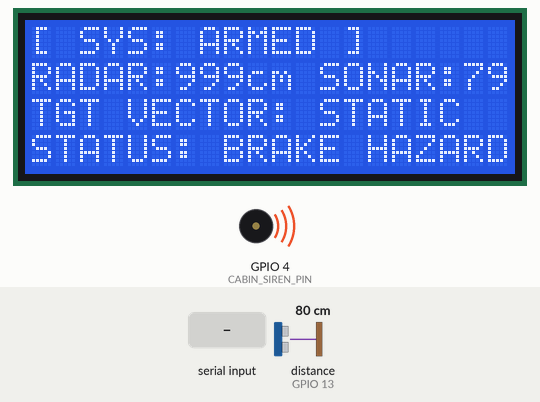
A sketch run on a simulated ESP32. Parts: 20×4 character LCD, buzzer (waves = sounding, pin HIGH). Wiring (inferred from the names in the program): ultrasonic range finder: trigger GPIO 12; echo GPIO 13. The test bench sets the inputs (shaded band); at power-on: distance to the obstacle (sensor on GPIO 13) 80 cm. The echo pulse lasts 58.3 µs per cm; pins used as bus, display or sensor lines are not drawn; what the sketch prints to the serial monitor is not drawn.

Above: at 2.8 s.
2.9 s: distance to the obstacle (sensor on GPIO 13) set to 299 cm
At 4.3 s:
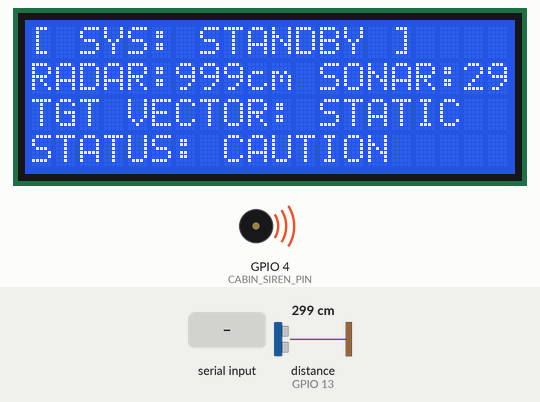
5.9 s: distance to the obstacle (sensor on GPIO 13) set to 2 cm
At 6.7 s:
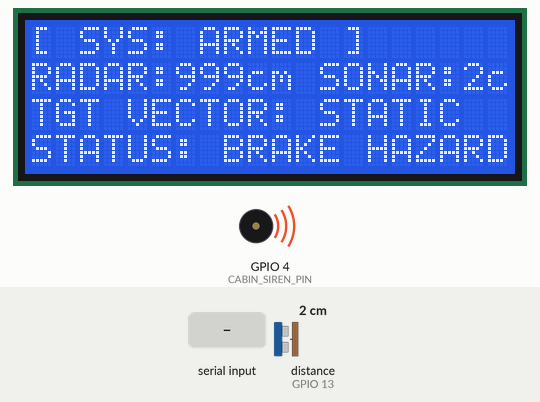
7.5 s: "1" received over the second serial link
At 8.8 s:
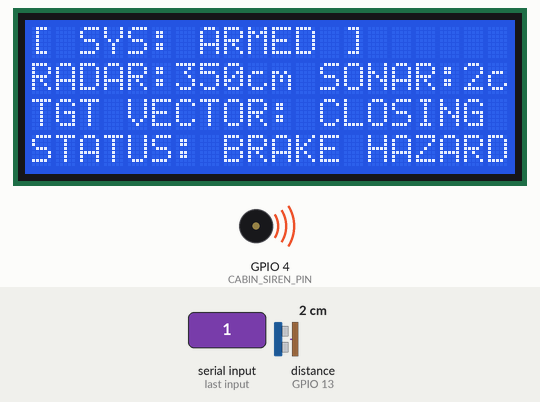
9.1 s: distance to the obstacle (sensor on GPIO 13) set to 60 cm
At 10.5 s:
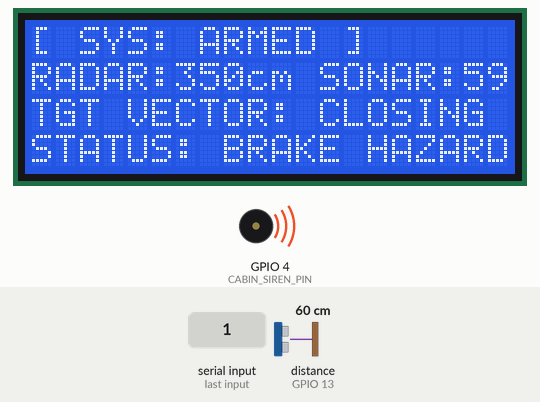
12.1 s: distance to the obstacle (sensor on GPIO 13) set to 250 cm
At 12.8 s:
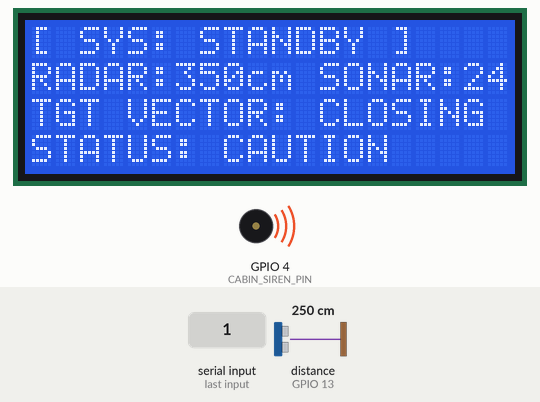
15.1 s: distance to the obstacle (sensor on GPIO 13) set to 18 cm
At 15.5 s:
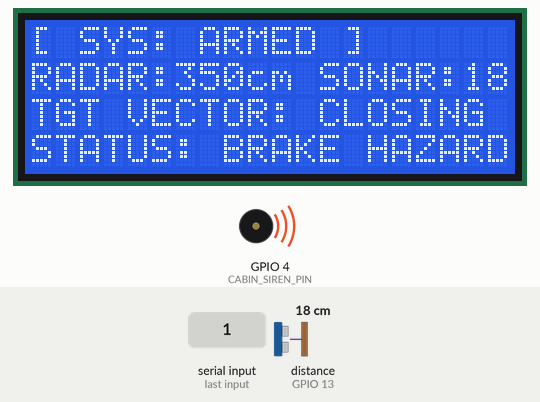
Timing chart, 0 to 18.1 s (numbered marks = the images above; inputs shaded):
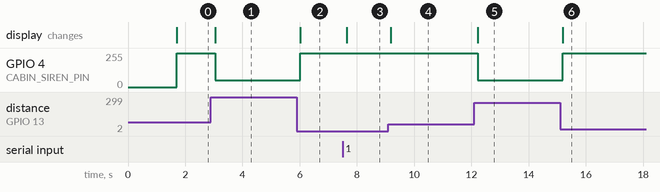

The sketch:

NEURO_PATH_Deterministic_Core.ino
```cpp
/*
 * PROJECT:     NEURO-PATH - Industrial Collision Avoidance Core
 * DESCRIPTION: Deterministic Sensor Node for SIH 2026 (SIH26007).
 *              Fuses HLK-LD2410C 24GHz mmWave Radar & IP67 Ultrasonic array
 *              via a 50ms sequential polling loop to prevent acoustic cross-talk.
 *              Outputs to 20x4 I2C LCD and 24V PWM Siren.
 * AUTHOR:      Subhan Khan (Team THYNK UNIQUE)
 */

#include <Wire.h>
#include <LiquidCrystal_I2C.h>
#include <HardwareSerial.h>

// --- Pin Allocations ---
#define SONAR_TRIG_PIN    12  // IP67 A02YYUW Transducer
#define SONAR_ECHO_PIN    13
#define CABIN_SIREN_PIN   4   // PWM Piezo / 24V Relay
#define RADAR_RX_PIN      16  // Hardware Serial 2 for LD2410C
#define RADAR_TX_PIN      17

// --- Peripheral Instances ---
LiquidCrystal_I2C lcd(0x27, 20, 4); // Upgraded to 20x4 LCD
HardwareSerial RadarSerial(2);

// --- Telemetry Variables ---
int ultrasonicDistanceCm = 999;
int radarDistanceCm = 999;
bool isRadarTargetMoving = false;
int closestThreatCm = 999;
unsigned long lastPollTime = 0;

void setup() {
  Serial.begin(115200);        // Diagnostic / Python Vision Node Link
  RadarSerial.begin(256000, SERIAL_8N1, RADAR_RX_PIN, RADAR_TX_PIN); // LD2410C Baud

  pinMode(SONAR_TRIG_PIN, OUTPUT);
  pinMode(SONAR_ECHO_PIN, INPUT);
  pinMode(CABIN_SIREN_PIN, OUTPUT);
  digitalWrite(CABIN_SIREN_PIN, LOW);

  lcd.init();
  lcd.backlight();

  // INDUSTRIAL BOOT SPLASH
  lcd.setCursor(0, 0); lcd.print("[ SYS: INITIALIZING ]");
  lcd.setCursor(0, 1); lcd.print("NEURO-PATH ADAS v2.0");
  lcd.setCursor(0, 2); lcd.print("RADAR: WARMING UP...");
  delay(1500);
  lcd.clear();
}

void loop() {
  unsigned long currentMillis = millis();

  // 1. DETERMINISTIC 50ms POLLING LOOP (Zero Cross-talk)
  if (currentMillis - lastPollTime >= 50) {
    lastPollTime = currentMillis;

    // A. Read IP67 Ultrasonic Array
    digitalWrite(SONAR_TRIG_PIN, LOW);
    delayMicroseconds(2);
    digitalWrite(SONAR_TRIG_PIN, HIGH);
    delayMicroseconds(10);
    digitalWrite(SONAR_TRIG_PIN, LOW);

    long duration = pulseIn(SONAR_ECHO_PIN, HIGH, 30000);
    ultrasonicDistanceCm = (duration == 0) ? 999 : (duration * 0.0343 / 2);

    // B. Read 24GHz mmWave Radar (LD2410C)
    // Basic parser: Checks for moving target flags and distance gates
    if (RadarSerial.available()) {
        // Implementation of LD2410C hex protocol parsing goes here
        // For prototyping, we simulate parsing a distance and motion flag
        radarDistanceCm = 350; // Example parsing output
        isRadarTargetMoving = true;
    }

    // 2. SENSOR FUSION & MOTION-GATED LOGIC
    // We only care about the radar data if the object is actually MOVING (ignores rock walls)
    if (isRadarTargetMoving && radarDistanceCm < ultrasonicDistanceCm) {
      closestThreatCm = radarDistanceCm;
    } else {
      closestThreatCm = ultrasonicDistanceCm;
    }

    // 3. COCKPIT HMI UPDATE (20x4 LCD)
    lcd.setCursor(0, 0);
    lcd.print(closestThreatCm < 150 ? "[ SYS: ARMED ]      " : "[ SYS: STANDBY ]    ");

    lcd.setCursor(0, 1);
    lcd.print("RADAR:"); lcd.print(radarDistanceCm); lcd.print("cm ");
    lcd.print("SONAR:"); lcd.print(ultrasonicDistanceCm); lcd.print("cm");

    lcd.setCursor(0, 2);
    lcd.print("TGT VECTOR: ");
    lcd.print(isRadarTargetMoving ? "CLOSING " : "STATIC  ");

    // 4. CABIN SIREN LOGIC (PWM Scaling)
    lcd.setCursor(0, 3);
    if (closestThreatCm > 400) {
      lcd.print("STATUS: SAFE ZONES  ");
      analogWrite(CABIN_SIREN_PIN, 0);
    }
    else if (closestThreatCm <= 400 && closestThreatCm > 150) {
      lcd.print("STATUS: CAUTION     ");
      analogWrite(CABIN_SIREN_PIN, 50); // Low hum
    }
    else {
      lcd.print("STATUS: BRAKE HAZARD");
      analogWrite(CABIN_SIREN_PIN, 255); // Full alarm
    }

    // 5. UART Link to Snapdragon Vision Node
    Serial.print("DIST:");
    Serial.println(closestThreatCm);
  }
}
```

Measured:
- after the input at 2.9 s, GPIO 4 (CABIN_SIREN_PIN): 255/255 → 50/255 after 0.14 s; the display: changes after 0.14 s (image 1)
- after the input at 5.9 s, GPIO 4 (CABIN_SIREN_PIN): 50/255 → 255/255 after 0.11 s; the display: changes after 0.12 s (image 2)
- after the input at 7.5 s, the display: changes after 0.14 s (image 3)
- after the input at 9.1 s, the display: changes after 0.09 s (image 4)
- after the input at 12.1 s, GPIO 4 (CABIN_SIREN_PIN): 255/255 → 50/255 after 0.12 s; the display: changes after 0.12 s (image 5)
- after the input at 15.1 s, GPIO 4 (CABIN_SIREN_PIN): 50/255 → 255/255 after 0.10 s; the display: changes after 0.10 s (image 6)
